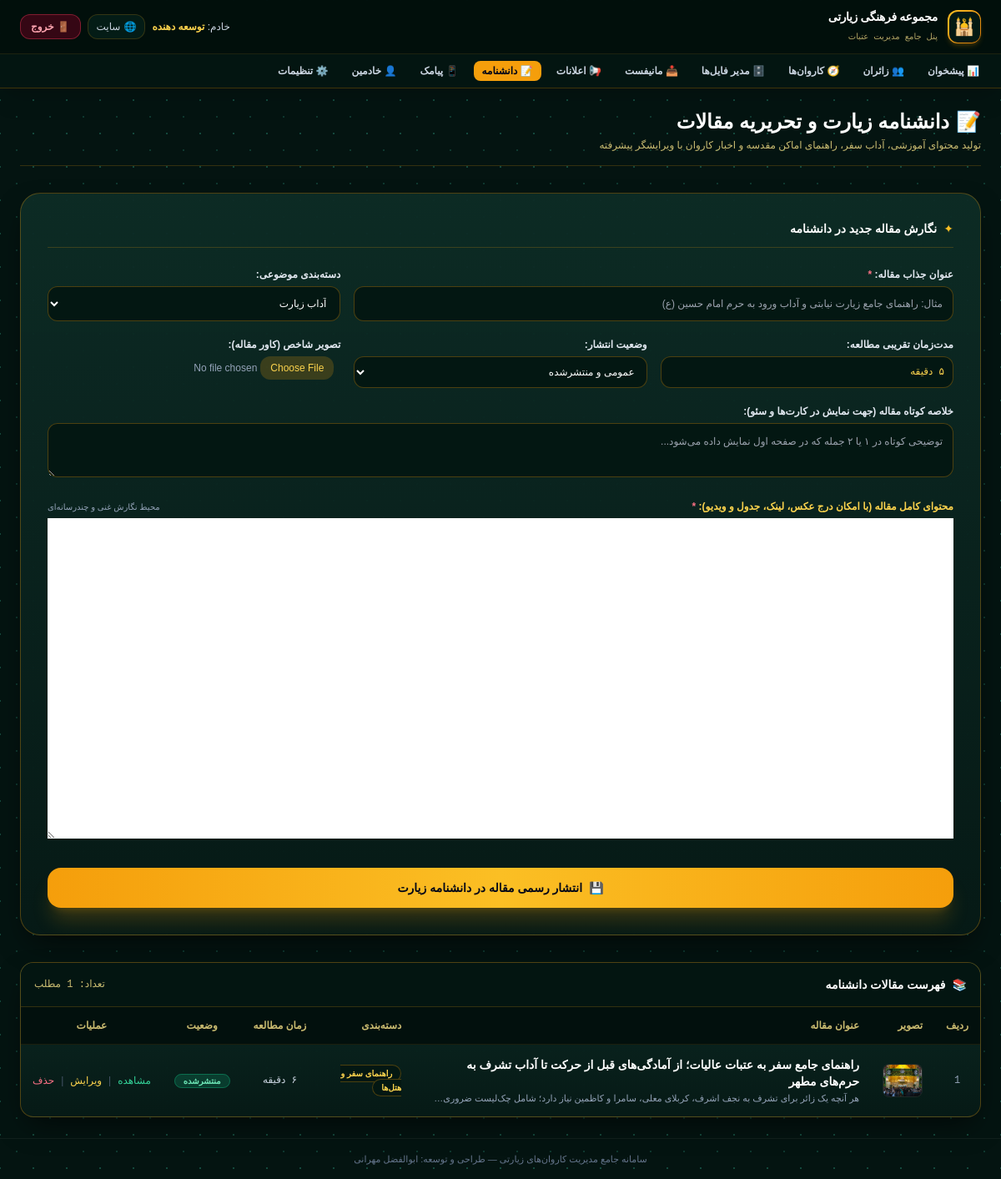
The page /admin/blog.php (signed in) on the database its author committed.
### tables this page shows
CREATE TABLE `blog_posts` (
  `id` int(11) NOT NULL,
  `title` varchar(255) NOT NULL,
  `category` varchar(100) DEFAULT 'آداب زیارت',
  `slug` varchar(255) NOT NULL,
  `summary` text NOT NULL,
  `read_time` varchar(20) DEFAULT '۵ دقیقه',
  `content` longtext NOT NULL,
  `image` varchar(255) DEFAULT NULL,
  `views` int(11) DEFAULT 0,
  `status` enum('published','draft') DEFAULT 'published',
  `created_at` timestamp NOT NULL DEFAULT current_timestamp()
);

### db.php (called while the page is built, shortened)
<?php
function safe($data) {
    return htmlspecialchars(trim((string)$data), ENT_QUOTES, 'UTF-8');
}

### admin/blog.php (the view, shortened to what this page needs)
<?php
require_once __DIR__ . '/../db.php';
$err = '';$upload_dir = __DIR__ . '/../uploads/blog/';
$edit_post = null;
$posts =$conn->query("SELECT * FROM blog_posts ORDER BY id DESC")->fetchAll();
require_once __DIR__ . '/header.php';
?>
<div class="space-y-8">
    <div class="flex flex-col sm:flex-row justify-between items-start sm:items-center pb-4 border-b border-amber-500/20 gap-3">
        <div>
            <h1 class="text-xl sm:text-2xl font-black text-white flex items-center gap-2">
                <span>📝</span> دانشنامه زیارت و تحریریه مقالات
            </h1>
            <p class="text-xs text-amber-200/80 mt-1">تولید محتوای آموزشی، آداب سفر، راهنمای اماکن مقدسه و اخبار کاروان با ویرایشگر پیشرفته</p>
        </div>
    </div>
    <div class="rogh-card rounded-3xl p-6 sm:p-8 border border-amber-500/30 space-y-6">
        <div class="flex items-center gap-2 pb-3 border-b border-amber-500/20">
            <span class="text-amber-400 text-sm">✦</span>
            <h2 class="font-black text-sm text-white">
                <?= $edit_post ? 'ویرایش مقاله: ' . safe($edit_post['title']) : 'نگارش مقاله جدید در دانشنامه' ?>
            </h2>
        </div>
        <form action="blog.php" method="POST" enctype="multipart/form-data" class="space-y-5">
            <div class="grid grid-cols-1 md:grid-cols-3 gap-4">
                <div class="md:col-span-2">
                    <label class="block text-xs font-bold text-slate-200 mb-1.5">عنوان جذاب مقاله: <span class="text-rose-400">*</span></label>
                    <input type="text" name="title" required placeholder="مثال: راهنمای جامع زیارت نیابتی و آداب ورود به حرم امام حسین (ع)"
                           value="<?= safe($edit_post['title'] ?? '') ?>"
                           class="w-full bg-[#031712] border border-amber-500/30 rounded-xl p-3 text-xs text-white focus:outline-none focus:border-amber-400">
                </div>
                <div>
                    <label class="block text-xs font-bold text-slate-200 mb-1.5">دسته‌بندی موضوعی:</label>
                    <select name="category" class="w-full bg-[#031712] border border-amber-500/30 rounded-xl p-3 text-xs text-white">
                        <?php
                            $cats = ['آداب زیارت', 'احکام و معارف', 'راهنمای سفر و هتل‌ها', 'تاریخ و اماکن مقدسه', 'وسایل مورد نیاز', 'اطلاعیه‌های کاروان'];
                            $cur_cat =$edit_post['category'] ?? 'آداب زیارت';
                            foreach ($cats as$c):
                        ?>
                            <option value="<?= $c ?>" <?= $cur_cat === $c ? 'selected' : '' ?>><?= $c ?></option>
                        <?php endforeach; ?>
                    </select>
                </div>
            </div>
            <div class="grid grid-cols-1 sm:grid-cols-3 gap-4">
                <div>
                    <label class="block text-xs font-bold text-slate-200 mb-1.5">مدت‌زمان تقریبی مطالعه:</label>
                    <input type="text" name="read_time" placeholder="مثال: ۵ دقیقه"
                           value="<?= safe($edit_post['read_time'] ?? '۵ دقیقه') ?>"
                           class="w-full bg-[#031712] border border-amber-500/30 rounded-xl p-2.5 text-xs text-amber-300 font-mono">
                </div>
                <div>
                    <label class="block text-xs font-bold text-slate-200 mb-1.5">وضعیت انتشار:</label>
                    <select name="status" class="w-full bg-[#031712] border border-amber-500/30 rounded-xl p-2.5 text-xs text-white">
                        <option value="published" <?= ($edit_post['status'] ?? '') === 'published' ? 'selected' : '' ?>>عمومی و منتشرشده</option>
                    </select>
                </div>
                <div>
                    <label class="block text-xs font-bold text-slate-200 mb-1.5">تصویر شاخص (کاور مقاله):</label>
                    <input type="file" name="featured_image" accept="image/*"
                           class="w-full text-xs text-slate-400 file:mr-2 file:py-1.5 file:px-3 file:rounded-xl file:border-0 file:bg-amber-500/20 file:text-amber-300 cursor-pointer">
                </div>
            </div>
            <div>
                <label class="block text-xs font-bold text-slate-200 mb-1.5">خلاصه کوتاه مقاله (جهت نمایش در کارت‌ها و سئو):</label>
                <textarea name="summary" rows="2" placeholder="توضیحی کوتاه در ۱ یا ۲ جمله که در صفحه اول نمایش داده می‌شود..."
                          class="w-full bg-[#031712] border border-amber-500/30 rounded-xl p-3 text-xs text-slate-200 leading-relaxed"><?= safe($edit_post['summary'] ?? '') ?></textarea>
            </div>
            <div>
                <div class="flex justify-between items-center mb-1.5">
                    <label class="block text-xs font-bold text-amber-300">محتوای کامل مقاله (با امکان درج عکس، لینک، جدول و ویدیو): <span class="text-rose-400">*</span></label>
                    <span class="text-[10px] text-slate-400">محیط نگارش غنی و چندرسانه‌ای</span>
                </div>
                <textarea id="article_editor" name="content" rows="16" class="w-full"><?= $edit_post['content'] ?? '' ?></textarea>
            </div>
            <div class="pt-2">
                <button type="submit" class="w-full bg-gradient-to-r from-amber-500 via-amber-400 to-amber-500 hover:from-amber-400 text-slate-950 font-black py-3.5 rounded-2xl text-xs sm:text-sm transition duration-200 shadow-xl shadow-amber-500/20 flex items-center justify-center gap-2">
                    <span>💾</span> <?= $edit_post ? 'ذخیره تغییرات مقاله' : 'انتشار رسمی مقاله در دانشنامه زیارت' ?>
                </button>
            </div>
        </form>
    </div>
    <div class="rogh-card rounded-2xl overflow-hidden border border-amber-500/30">
        <div class="p-4 border-b border-amber-500/20 flex justify-between items-center bg-[#031511]">
            <h2 class="font-black text-xs sm:text-sm text-white flex items-center gap-2">
                <span>📚</span> فهرست مقالات دانشنامه
            </h2>
            <span class="text-xs text-amber-200/80 font-mono">تعداد: <?= count($posts) ?> مطلب</span>
        </div>
        <div class="overflow-x-auto">
            <table class="w-full text-right border-collapse text-xs">
                <thead>
                    <tr class="bg-[#02100d] text-amber-200/80 border-b border-amber-500/10 whitespace-nowrap">
                        <th class="p-3.5" style="width: 40px;">ردیف</th>
                        <th class="p-3.5">تصویر</th>
                        <th class="p-3.5">عنوان مقاله</th>
                        <th class="p-3.5">دسته‌بندی</th>
                        <th class="p-3.5 text-center">زمان مطالعه</th>
                        <th class="p-3.5 text-center">وضعیت</th>
                        <th class="p-3.5 text-center">عملیات</th>
                    </tr>
                </thead>
                <tbody class="divide-y divide-amber-500/10">
                    <?php if (empty($posts)): ?>
                        <tr><td colspan="7" class="text-center py-10 text-slate-500">هنوز مقاله‌ای منتشر نشده است. از فرم بالا اولین مقاله را بنویسید.</td></tr>
                    <?php else: ?>
                        <?php foreach ($posts as $idx =>$p): ?>
                            <tr class="hover:bg-white/5 transition">
                                <td class="p-3.5 text-slate-400 font-mono text-center"><?= $idx + 1 ?></td>
                                <td class="p-3.5">
                                    <div class="w-12 h-10 rounded-lg overflow-hidden bg-black/40 border border-white/10 flex items-center justify-center shrink-0">
                                        <?php if (!empty($p['image']) && file_exists($upload_dir .$p['image'])): ?>
                                            <img src="../uploads/blog/<?= safe($p['image']) ?>" class="w-full h-full object-cover">
                                        <?php else: ?>
                                            <span class="text-slate-600 text-xs">بدون کاور</span>
                                        <?php endif; ?>
                                    </div>
                                </td>
                                <td class="p-3.5">
                                    <div class="font-bold text-white text-sm"><?= safe($p['title']) ?></div>
                                    <div class="text-[11px] text-slate-400 line-clamp-1 mt-0.5"><?= safe($p['summary']) ?></div>
                                </td>
                                <td class="p-3.5">
                                    <span class="bg-[#031712] text-amber-300 border border-amber-500/30 px-2.5 py-1 rounded-full text-[10px] font-bold">
                                        <?= safe($p['category']) ?>
                                    </span>
                                </td>
                                <td class="p-3.5 text-center font-mono text-slate-300">
                                    <?= safe($p['read_time']) ?>
                                </td>
                                <td class="p-3.5 text-center">
                                    <?php if ($p['status'] === 'published'): ?>
                                        <span class="bg-emerald-500/20 text-emerald-300 border border-emerald-500/40 px-2.5 py-0.5 rounded-full text-[10px] font-bold">منتشرشده</span>
                                    <?php else: ?>
                                        <span class="bg-slate-700 text-slate-300 px-2.5 py-0.5 rounded-full text-[10px]">پیش‌نویس</span>
                                    <?php endif; ?>
                                </td>
                                <td class="p-3.5 text-center whitespace-nowrap">
                                    <div class="inline-flex items-center gap-2">
                                        <a href="../single.php?id=<?= $p['id'] ?>" target="_blank" class="text-emerald-400 hover:underline">مشاهده</a>
                                        <span class="text-slate-600">|</span>
                                        <a href="blog.php?action=edit&id=<?= $p['id'] ?>" class="text-amber-300 hover:underline">ویرایش</a>
                                        <span class="text-slate-600">|</span>
                                        <a href="blog.php?action=delete&id=<?= $p['id'] ?>" onclick="return confirm('آیا از حذف این مقاله اطمینان دارید؟');" class="text-rose-400 hover:underline">حذف</a>
                                    </div>
                                </td>
                            </tr>
                        <?php endforeach; ?>
                    <?php endif; ?>
                </tbody>
            </table>
        </div>
    </div>
</div>
<?php require_once __DIR__ . '/footer.php'; ?>

### admin/header.php (style rules this page uses)
body { font-family: 'Vazirmatn', Tahoma, sans-serif; background-color: #041411; color: #f8fafc; }
.islami-bg { background-color: #041411; background-image: radial-gradient(#0f382f 1.2px, transparent 1.2px), radial-gradient(#14483c 1.2px, #041411 1.2px); background-size: 40px 40px; background-position: 0 0, 20px 20px; }
.rogh-card { background: linear-gradient(180deg, rgba(13, 44, 38, 0.95) 0%, rgba(6, 26, 22, 0.98) 100%); border: 1px solid rgba(212, 175, 55, 0.28); box-shadow: 0 15px 35px -10px rgba(0, 0, 0, 0.65); }

### rows shown on the page
blog_posts: image (picture), title "راهنمای جامع سفر به عتبات عالیات؛ از آمادگی‌های قبل از حرکت تا آداب تشرف به حرم‌های مطهر", summary "هر آنچه یک زائر برای تشرف به نجف اشرف، کربلای معلی، سامرا و کاظمین نیاز دارد؛ شامل چک‌لیست…", category "راهنمای سفر و هتل‌ها", read_time "۶ دقیقه", status "منتشرشده"

### other values the page prints
safe($settings['site_title'] ?? 'کاروان زیارتی محبان اهل‌بیت (ع)') "مجموعه فرهنگی زیارتی"
safe($admin_name) "توسعه دهنده"
form field category "آداب زیارت"
